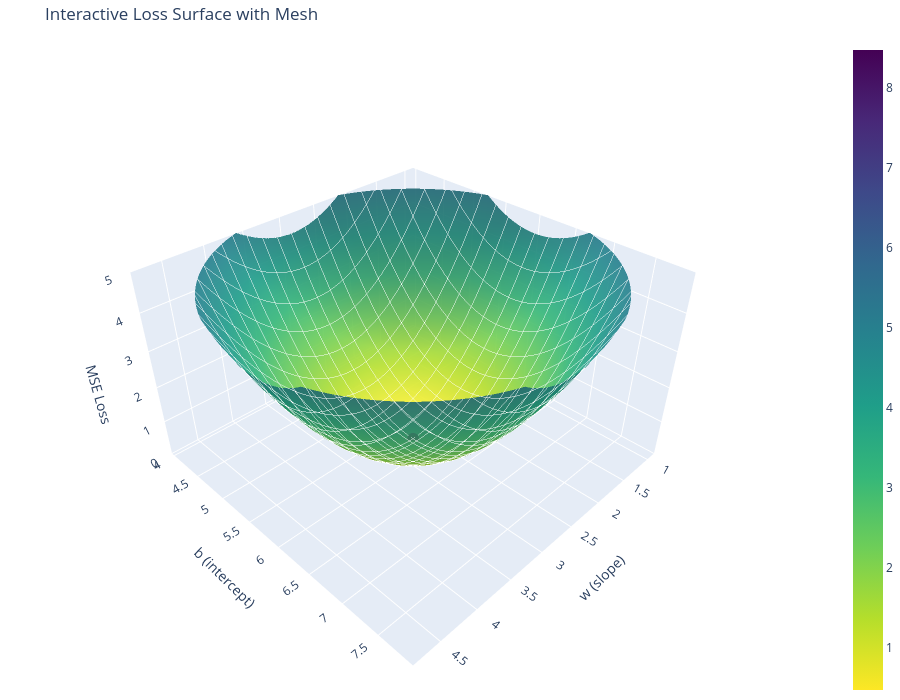

The notebook cell this image was saved under:
### Code cell
# --- Plotly 3D surface with mesh ---
fig = go.Figure(data=[go.Surface(
    x=W,
    y=B,
    z=Loss,
    colorscale='Viridis_r',
    opacity=0.9,
    showscale=True,
    contours = {
        "x": {"show": True, "start": w_vals[0], "end": w_vals[-1], "size": 0.2, "color":"white"},
        "y": {"show": True, "start": b_vals[0], "end": b_vals[-1], "size": 0.2, "color":"white"}
    }
)])

# Highlight the minimum
fig.add_trace(go.Scatter3d(
    x=[w_min],
    y=[b_min],
    z=[loss_min],
    mode='markers',
    marker=dict(color='red', size=7),
    name='Minimum', 
    showlegend=False
))


# Layout
fig.update_layout(
    scene=dict(
        xaxis_title='w (slope)',
        yaxis_title='b (intercept)',
        zaxis_title='MSE Loss'
    ),
    title='Interactive Loss Surface with Mesh',
    width=900,
    height=700,
    margin=dict(l=0, r=0, b=0, t=40)
)


fig.update_layout(
    scene=dict(
        xaxis=dict(title='w (slope)', range=[w_min-2, w_min+2]),
        yaxis=dict(title='b (intercept)', range=[b_min-2, b_min+2]),
        zaxis=dict(title='MSE Loss', range=[0, 5])
    )
)

fig.update_layout(
    scene=dict(
        aspectratio=dict(x=1, y=1, z=0.6)  # reduce z-height relative to x and y
    )
)

fig.show()

### Figure 1 — Plotly figure (JSON) as saved in the notebook; plotly's stock layout.template omitted (floating-point values rounded to 4 significant figures; data arrays with more than 128 entries replaced by an {"elided": "..."} marker saying what was removed)
{"data": [{"colorscale": [[0, "#fde725"], [0.1111, "#b5de2b"], [0.2222, "#6ece58"], [0.3333, "#35b779"], [0.4444, "#1f9e89"], [0.5556, "#26828e"], [0.6667, "#31688e"], [0.7778, "#3e4989"], [0.8889, "#482878"], [1, "#440154"]], "contours": {"x": {"color": "white", "end": 4.852, "show": true, "size": 0.2, "start": 0.8525}, "y": {"color": "white", "end": 7.948, "show": true, "size": 0.2, "start": 3.948}}, "opacity": 0.9, "showscale": true, "type": "surface", "x": {"elided": "100x100 float values"}, "y": {"elided": "100x100 float values"}, "z": {"elided": "100x100 float values"}}, {"marker": {"color": "red", "size": 7}, "mode": "markers", "name": "Minimum", "showlegend": false, "type": "scatter3d", "x": [2.852], "y": [5.948], "z": [0.4701]}], "layout": {"height": 700, "margin": {"b": 0, "l": 0, "r": 0, "t": 40}, "scene": {"aspectratio": {"x": 1, "y": 1, "z": 0.6}, "xaxis": {"range": [0.8525, 4.852], "title": {"text": "w (slope)"}}, "yaxis": {"range": [3.948, 7.948], "title": {"text": "b (intercept)"}}, "zaxis": {"range": [0, 5], "title": {"text": "MSE Loss"}}}, "title": {"text": "Interactive Loss Surface with Mesh"}, "width": 900}}
